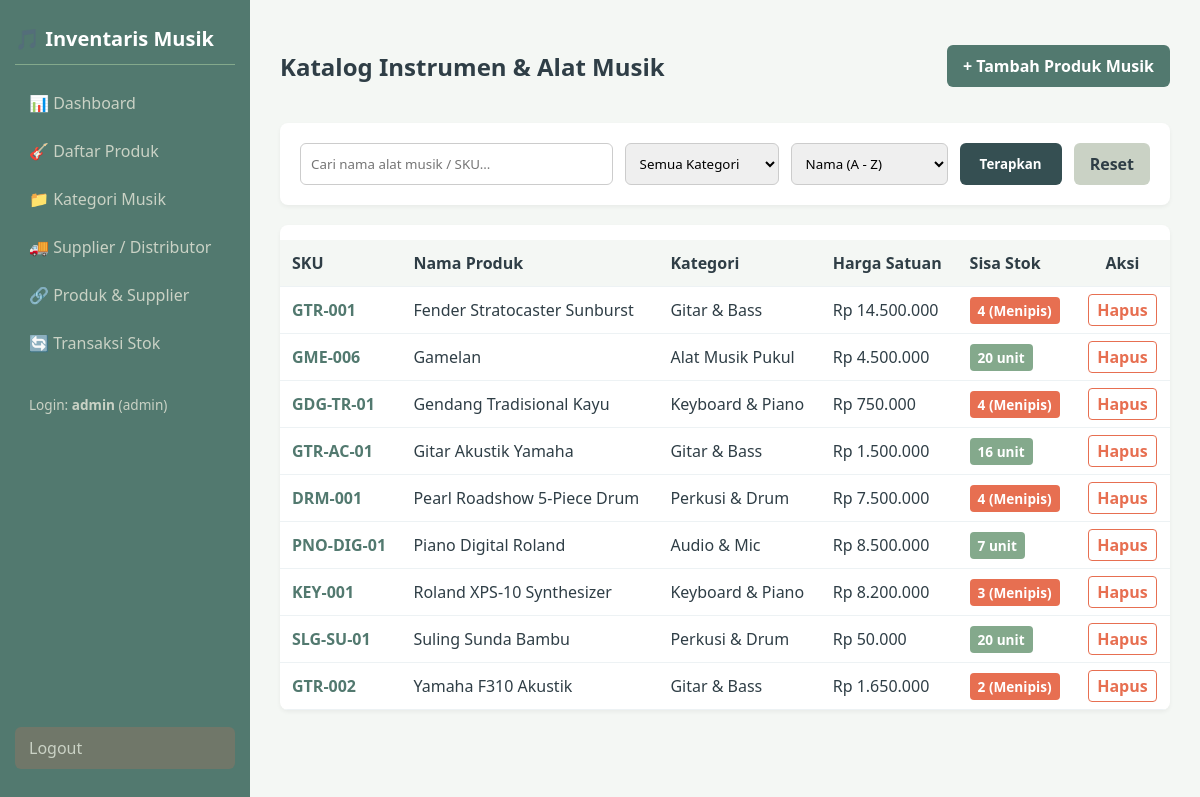
Screenshot of /public/products/index.php (signed in) with the database file from the repository.
### tables this page shows
CREATE TABLE `products` (
  `id` int(11) NOT NULL,
  `category_id` int(11) NOT NULL,
  `sku` varchar(50) NOT NULL,
  `name` varchar(150) NOT NULL,
  `price` decimal(12,2) NOT NULL,
  `stock` int(11) NOT NULL DEFAULT 0,
  `min_stock` int(11) NOT NULL DEFAULT 5,
  `minimum_stock` int(11) NOT NULL DEFAULT 5,
  `created_at` timestamp NOT NULL DEFAULT current_timestamp()
);

CREATE TABLE `categories` (
  `id` int(11) NOT NULL,
  `name` varchar(100) NOT NULL,
  `description` text DEFAULT NULL
);

### helpers/auth.php (called while the page is built, shortened)
<?php
function hasRole(string $role): bool {
    return isset($_SESSION['user']['role']) && $_SESSION['user']['role'] === $role;
}

### helpers/escape.php (called while the page is built)
<?php
function e($value) {
    return htmlspecialchars((string)$value, ENT_QUOTES, 'UTF-8');
}

### public/products/index.php (the view, shortened to what this page needs)
<?php
require_once __DIR__ . '/../../config/database.php';
require_once __DIR__ . '/../../helpers/auth.php';
require_once __DIR__ . '/../../helpers/escape.php';
$search = trim($_GET['search'] ?? '');
$sort = $_GET['sort'] ?? 'name_asc';
$page = max(1, (int)($_GET['page'] ?? 1));
$limit = 20;
$offset = ($page - 1) * $limit;
$where = [];
$whereSql = $where ? 'WHERE ' . implode(' AND ', $where) : '';
$orderSql = match($sort) {
    'name_desc' => 'ORDER BY p.name DESC',
    'price_asc' => 'ORDER BY p.price ASC',
    'price_desc' => 'ORDER BY p.price DESC',
    'stock_asc' => 'ORDER BY p.stock ASC',
    'stock_desc' => 'ORDER BY p.stock DESC',
    default => 'ORDER BY p.name ASC',
};
$dataStmt = $pdo->prepare("
    SELECT p.*, c.name AS category_name
    FROM products p
    LEFT JOIN categories c ON p.category_id = c.id
    $whereSql
    $orderSql
    LIMIT :limit OFFSET :offset
");
$dataStmt->bindValue(':limit', $limit, PDO::PARAM_INT);
$dataStmt->bindValue(':offset', $offset, PDO::PARAM_INT);
$dataStmt->execute();
$products = $dataStmt->fetchAll();
require_once __DIR__ . '/../../views/header.php';
?>
<div style="display:flex; justify-content:space-between; align-items:center; margin-bottom:20px;">
    <h2>Katalog Instrumen & Alat Musik</h2>
    <?php if (hasRole('admin')): ?>
        <a href="/inventory-app/public/products/create.php" style="background:#52796f; color:white; padding:10px 16px; border-radius:6px; text-decoration:none; font-weight:bold;">+ Tambah Produk Musik</a>
    <?php endif; ?>
</div>
<div style="background:white; padding:20px; border-radius:8px; box-shadow:0 2px 4px rgba(0,0,0,0.05); margin-bottom:20px;">
    <form method="GET" style="display:flex; gap:12px; flex-wrap:wrap;">
        <input type="text" name="search" placeholder="Cari nama alat musik / SKU..." value="<?= e($search) ?>" style="flex:1; min-width:200px; padding:10px; border:1px solid #ccc; border-radius:6px;">
        <select name="category_id" style="padding:10px; border:1px solid #ccc; border-radius:6px;">
            <option value="">Semua Kategori</option>
        </select>
        <select name="sort" style="padding:10px; border:1px solid #ccc; border-radius:6px;">
            <option value="name_asc" <?= $sort === 'name_asc' ? 'selected' : '' ?>>Nama (A - Z)</option>
        </select>
        <button type="submit" style="background:#354f52; color:white; padding:10px 20px; border:none; border-radius:6px; cursor:pointer; font-weight:bold;">Terapkan</button>
        <a href="/inventory-app/public/products/index.php" style="background:#cad2c5; color:#2f3e46; padding:10px 16px; border-radius:6px; text-decoration:none; font-weight:bold;">Reset</a>
    </form>
</div>
<div style="background:white; border-radius:8px; overflow:hidden; box-shadow:0 2px 4px rgba(0,0,0,0.05);">
    <table style="width:100%; border-collapse:collapse; text-align:left;">
        <thead>
            <tr style="background:#cad2c5; color:#2f3e46;">
                <th style="padding:12px;">SKU</th>
                <th style="padding:12px;">Nama Produk</th>
                <th style="padding:12px;">Kategori</th>
                <th style="padding:12px;">Harga Satuan</th>
                <th style="padding:12px;">Sisa Stok</th>
                <?php if (hasRole('admin')): ?>
                    <th style="padding:12px; text-align:center;">Aksi</th>
                <?php endif; ?>
            </tr>
        </thead>
        <tbody>
            <?php if (empty($products)): ?>
                <tr>
                    <td colspan="6" style="padding:20px; text-align:center; color:#888;">Tidak ada produk musik yang sesuai.</td>
                </tr>
            <?php else: ?>
                <?php foreach ($products as $p): ?>
                    <tr style="border-bottom:1px solid #eee;">
                        <td style="padding:12px; font-weight:bold; color:#52796f;"><?= e($p['sku']) ?></td>
                        <td style="padding:12px;"><?= e($p['name']) ?></td>
                        <td style="padding:12px;"><?= e($p['category_name'] ?? 'Umum') ?></td>
                        <td style="padding:12px;">Rp <?= number_format($p['price'], 0, ',', '.') ?></td>
                        <td style="padding:12px;">
                            <?php
                            $minStock = $p['min_stock'] ?? 5;
                            if ($p['stock'] <= $minStock):
                            ?>
                                <span style="background:#e76f51; color:white; padding:4px 8px; border-radius:4px; font-weight:bold; font-size:0.85rem;"><?= e($p['stock']) ?> (Menipis)</span>
                            <?php else: ?>
                                <span style="background:#84a98c; color:white; padding:4px 8px; border-radius:4px; font-weight:bold; font-size:0.85rem;"><?= e($p['stock']) ?> unit</span>
                            <?php endif; ?>
                        </td>
                        <?php if (hasRole('admin')): ?>
                            <td style="padding:12px; text-align:center;">
                                <a href="delete.php?id=<?= $p['id'] ?>" onclick="return confirm('Apakah Anda yakin ingin menghapus instrumen ini?')" style="color:#e76f51; font-weight:bold; text-decoration:none; padding:4px 8px; border:1px solid #e76f51; border-radius:4px;">Hapus</a>
                            </td>
                        <?php endif; ?>
                    </tr>
                <?php endforeach; ?>
            <?php endif; ?>
        </tbody>
    </table>
</div>
<?php require_once __DIR__ . '/../../views/footer.php'; ?>

### views/header.php (style rules this page uses)
:root { --bg-body: #f4f7f4; --primary-soft: #84a98c; --primary-dark: #52796f; --primary-light: #cad2c5; --text-dark: #2f3e46; --white: #ffffff; --danger: #e76f51; --warning: #e9c46a; }
* { box-sizing: border-box; font-family: 'Segoe UI', Tahoma, Geneva, Verdana, sans-serif; }
body { margin: 0; background-color: var(--bg-body); color: var(--text-dark); display: flex; min-height: 100vh; }
table { width: 100%; border-collapse: collapse; margin-top: 15px; }
table th, table td { padding: 12px; text-align: left; border-bottom: 1px solid #edf2f4; }
table th { background-color: var(--bg-body); color: var(--text-dark); }

### rows the page displays
products: sku "GTR-001", name "Fender Stratocaster Sunburst", category.name "Gitar & Bass", price "14.500.000", stock "4"
products: sku "GME-006", name "Gamelan", category.name "Alat Musik Pukul", price "4.500.000", stock "20"
products: sku "GDG-TR-01", name "Gendang Tradisional Kayu", category.name "Keyboard & Piano", price "750.000", stock "4"
products: sku "GTR-AC-01", name "Gitar Akustik Yamaha", category.name "Gitar & Bass", price "1.500.000", stock "16"
products: sku "DRM-001", name "Pearl Roadshow 5-Piece Drum", category.name "Perkusi & Drum", price "7.500.000", stock "4"
products: sku "PNO-DIG-01", name "Piano Digital Roland", category.name "Audio & Mic", price "8.500.000", stock "7"
products: sku "KEY-001", name "Roland XPS-10 Synthesizer", category.name "Keyboard & Piano", price "8.200.000", stock "3"
products: sku "SLG-SU-01", name "Suling Sunda Bambu", category.name "Perkusi & Drum", price "50.000", stock "20"
products: sku "GTR-002", name "Yamaha F310 Akustik", category.name "Gitar & Bass", price "1.650.000", stock "2"

### other values shown
$user['username'] "admin"
$user['role'] "admin"
